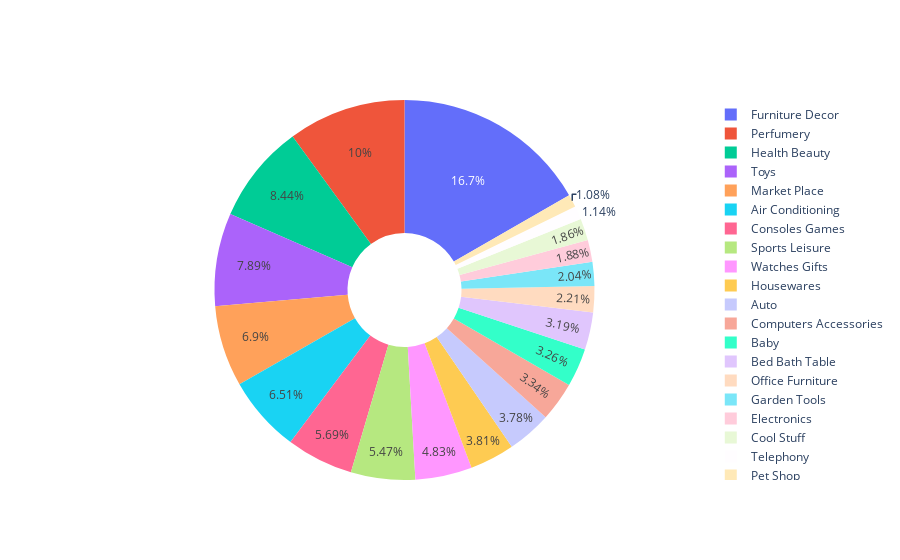

Notebook source saved alongside this figure:
### Code cell
import plotly.graph_objects as go

df = Olist_ecommerce[Olist_ecommerce.order_purchase_year == 2016]
sales_per_category = df.groupby(['product_category_name'], as_index=False).payment_value.sum()
sales_per_category = sales_per_category.sort_values(by=['payment_value'], ascending=False)
sales_per_category.columns = ['Product Category', 'Sales Revenue']

sales_per_category = sales_per_category[:20]
labels = sales_per_category['Product Category']
values = sales_per_category['Sales Revenue']


fig = go.Figure(data=[go.Pie(labels=labels, values=values, hole=.3)])
fig.show()

### Figure 1 — Plotly figure (JSON) as saved in the notebook; plotly's stock layout.template omitted (floating-point values rounded to 4 significant figures)
{"data": [{"hole": 0.3, "labels": ["Furniture Decor", "Perfumery", "Health Beauty", "Toys", "Market Place", "Air Conditioning", "Consoles Games", "Sports Leisure", "Watches Gifts", "Housewares", "Auto", "Computers Accessories", "Baby", "Bed Bath Table", "Office Furniture", "Garden Tools", "Electronics", "Cool Stuff", "Telephony", "Pet Shop"], "type": "pie", "values": [11980.0, 7202.0, 6062.0, 5671.0, 4956.0, 4675.0, 4089.0, 3927.0, 3468.0, 2737.0, 2717.0, 2397.0, 2344.0, 2292.0, 1588.0, 1465.0, 1348.0, 1335.0, 817.9, 775.9]}], "layout": {}}
